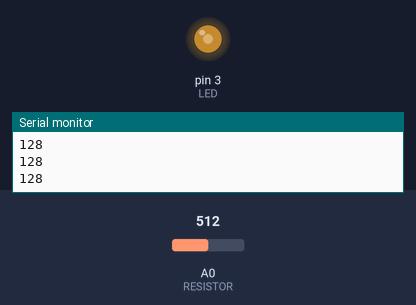
The sketch below on a simulated Arduino Uno, built with avr-gcc and run on an emulated ATmega328P. Parts: output pins drawn as LEDs (lit = HIGH), the last lines printed to the serial monitor. Inputs (shaded band) come from the test bench; at power-on: A0 (RESISTOR) = 512.

Above: at 1.2 s.
1.3 s: A0 (RESISTOR) set to 716
At 2.3 s:
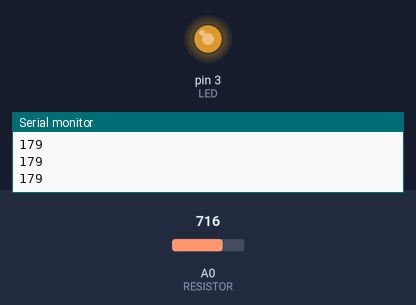
2.8 s: A0 (RESISTOR) set to 900
At 3.2 s:
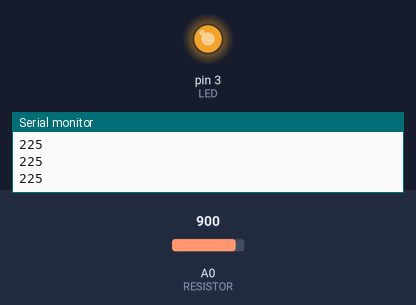
4.3 s: A0 (RESISTOR) set to 122
At 5.5 s:
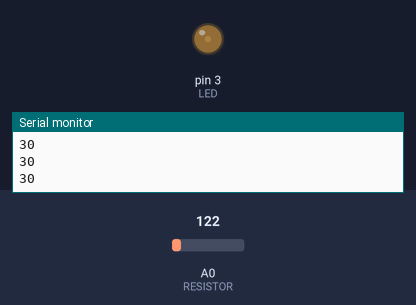
5.8 s: A0 (RESISTOR) set to 0
At 7.0 s:
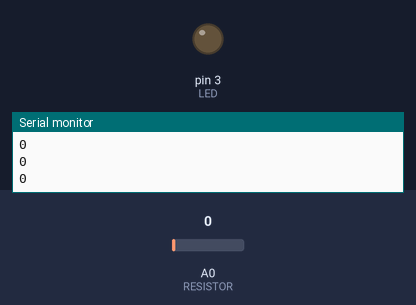
Timing chart, 0 to 8.3 s (numbered marks = the images above; inputs shaded):
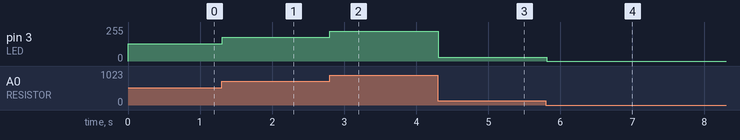

Measured:
- after the input at 1.3 s, pin 3 (LED): 128/255 → 179/255 at once
- after the input at 2.8 s, pin 3 (LED): 179/255 → 225/255 at once
- after the input at 4.3 s, pin 3 (LED): 225/255 → 30/255 at once
- after the input at 5.8 s, pin 3 (LED): 30/255 → 0/255 at once

The sketch:

AdjustableLED.ino
```cpp
const int RESISTOR = 0; // pin for 10k resistor
const int LED = 3; //pin for led
int val = 0;

void setup() {
  // put your setup code here, to run once:
  pinMode(LED, OUTPUT);
  Serial.begin(9600);
}

void loop() {
  // put your main code here, to run repeatedly:
  val = analogRead(RESISTOR);

  analogWrite(LED, val/4);
  Serial.println(val/4);
  delay(10);
}
```
